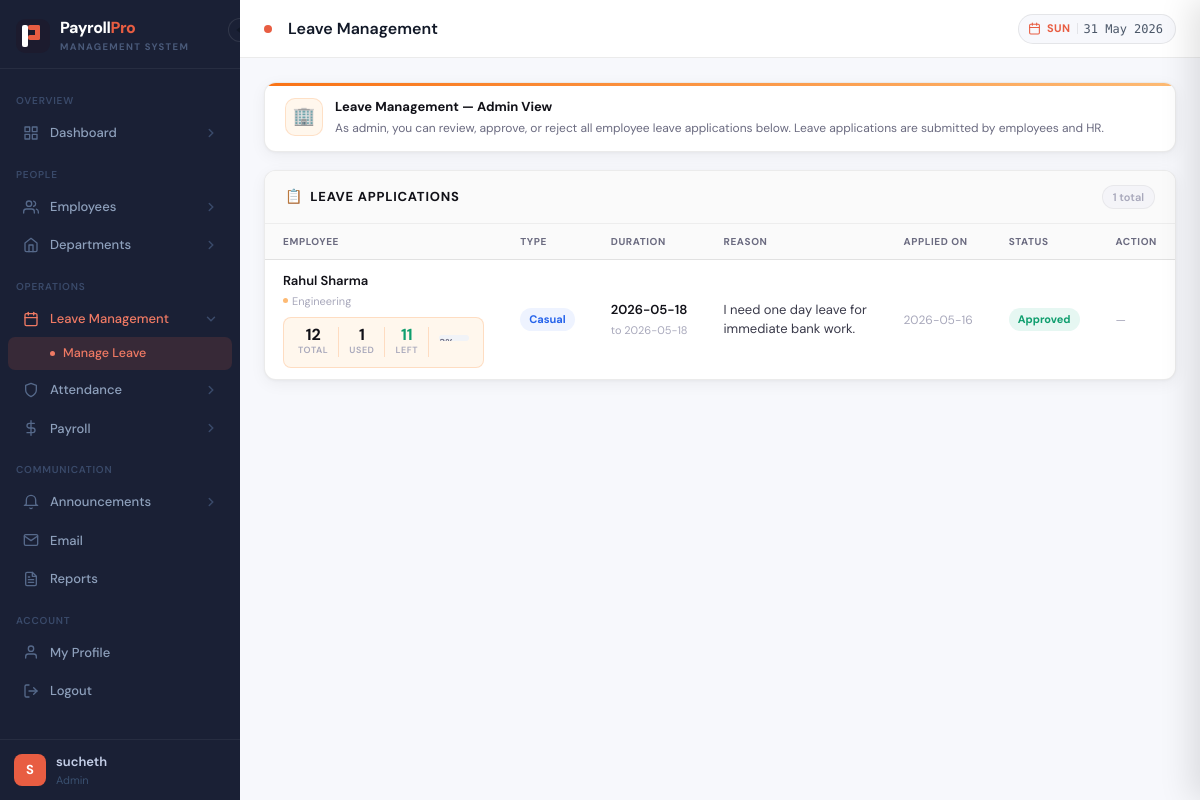
Screenshot of /leaves (signed in) with the database file from the repository.
### tables this page shows
CREATE TABLE leaves (
        leave_id INTEGER PRIMARY KEY AUTOINCREMENT,
        employee_id INTEGER, start_date TEXT, end_date TEXT,
        leave_type TEXT DEFAULT 'Casual', reason TEXT,
        status TEXT DEFAULT 'Pending', applied_on TEXT
    );

CREATE TABLE employees (
        employee_id INTEGER PRIMARY KEY AUTOINCREMENT,
        name TEXT NOT NULL, email TEXT UNIQUE, phone TEXT,
        position TEXT, department_id INTEGER, base_salary REAL DEFAULT 0,
        join_date TEXT, status TEXT DEFAULT 'Active',
        profile_pic TEXT DEFAULT 'default.png'
    , gender TEXT DEFAULT '', experience_years INTEGER DEFAULT 0);

CREATE TABLE departments (
        department_id INTEGER PRIMARY KEY AUTOINCREMENT,
        dept_name TEXT NOT NULL UNIQUE, manager TEXT
    );

### app.py (the view, shortened to what this page needs)
@app.route("/leaves")
@login_required
def leaves():
    conn = get_connection()
    role = session.get("role")
    if role in ("admin", "hr"):
        year = datetime.date.today().year
        raw_leaves = conn.execute("""
            SELECT l.*, e.name as emp_name, e.email as emp_email,
                   d.dept_name,
                   COALESCE(cl.total_cl, 12)                          as cl_total,
                   COALESCE(cl.used_cl, 0)                            as cl_used,
                   COALESCE(cl.total_cl - cl.used_cl, 12)             as cl_remaining
            FROM leaves l
            JOIN employees e ON l.employee_id = e.employee_id
            LEFT JOIN departments d ON e.department_id = d.department_id
            LEFT JOIN cl_balance cl
                   ON cl.employee_id = l.employee_id AND cl.year = ?
            ORDER BY l.leave_id DESC
        """, (year,)).fetchall()
        all_leaves = [dict(r) for r in raw_leaves]
    if session.get("role") == "employee":
        emp_id = session.get("employee_id")
        cl_data = conn.execute("""
            SELECT e.name, d.dept_name, cl.total_cl, cl.used_cl, (cl.total_cl - cl.used_cl) as remaining
            FROM cl_balance cl
            JOIN employees e ON cl.employee_id = e.employee_id
            LEFT JOIN departments d ON e.department_id = d.department_id
            WHERE cl.year=? AND cl.employee_id=?
        """, (datetime.date.today().year, emp_id)).fetchall()
    else:
        cl_data = conn.execute("""
            SELECT e.name, d.dept_name, cl.total_cl, cl.used_cl, (cl.total_cl - cl.used_cl) as remaining
            FROM cl_balance cl
            JOIN employees e ON cl.employee_id = e.employee_id
            LEFT JOIN departments d ON e.department_id = d.department_id
            WHERE cl.year=?
            ORDER BY d.dept_name, e.name
        """, (datetime.date.today().year,)).fetchall()
    employees_list = conn.execute("SELECT employee_id, name FROM employees WHERE status='Active'").fetchall()
    conn.close()
    return render_template("leaves.html", leaves=all_leaves, cl_data=cl_data,
                           employees=employees_list)

### app.py (called while the page is built)
def login_required(f):
    from functools import wraps
    @wraps(f)
    def decorated(*args, **kwargs):
        if "user_id" not in session:
            return redirect(url_for("login"))
        return f(*args, **kwargs)
    return decorated

@app.context_processor
def inject_globals():
    return {"now": datetime.date.today(), "calendar": calendar}

### database.py (called while the page is built)
def get_db_path(username=None):
    DEMO_USERS = {"admin", "hr", "amit"}
    if username is None:
        try:
            from flask import session
            username = session.get("db_owner") or session.get("username", "")
        except RuntimeError:
            return DEMO_DB
    if not username or username.lower() in DEMO_USERS:
        return DEMO_DB
    safe = "".join(c for c in username.lower() if c.isalnum() or c == "_")
    return os.path.join(BASE_DIR, f"payroll_{safe}.db")

def get_connection(username=None):
    db_path = get_db_path(username)
    conn = sqlite3.connect(db_path, timeout=30, check_same_thread=False)
    conn.row_factory = sqlite3.Row
    conn.execute("PRAGMA foreign_keys = ON")
    conn.execute("PRAGMA journal_mode = WAL")
    return conn

### templates/leaves.html (shortened to what this page needs)
{% extends "base.html" %}
{% block page_title %}Leave Management{% endblock %}
{% block content %}
{% if session.role == 'admin' %}
<div class="admin-info-banner">
  <div class="admin-info-icon">🏢</div>
  <div class="admin-info-text">
    <strong>Leave Management — Admin View</strong>
    <span>As admin, you can review, approve, or reject all employee leave applications below. Leave applications are submitted by employees and HR.</span>
  </div>
</div>
{% endif %}
<div class="table-card">
  <div class="table-header">
    <h3>Leave Applications</h3>
    <span class="table-header-count">{{ leaves|length }} total</span>
  </div>
  <table class="data-table">
    <thead>
      <tr>
        {% if session.role in ('admin','hr') %}<th>Employee</th>{% endif %}
        <th>Type</th>
        <th>Duration</th>
        <th>Reason</th>
        <th>Applied On</th>
        <th>Status</th>
        {% if session.role in ('admin','hr') %}<th>Action</th>{% endif %}
      </tr>
    </thead>
    <tbody>
      {% for l in leaves %}
      <tr>
        {% if session.role in ('admin','hr') %}
        <td>
          <span class="emp-cell-name">{{ l.emp_name }}</span>
          {% if l.dept_name %}
          <span class="emp-cell-dept">
            <span class="emp-dept-dot"></span>
            {{ l.dept_name }}
          </span>
          {% endif %}
          {% if l.leave_type == 'Casual' %}
          {% set used_pct = ((l.cl_used / l.cl_total) * 100)|int if l.cl_total else 0 %}
          <div class="cl-inline">
            <div class="cl-item">
              <span class="cl-val">{{ l.cl_total }}</span>
              <span class="cl-lbl">Total</span>
            </div>
            <div class="cl-item">
              <span class="cl-val">{{ l.cl_used }}</span>
              <span class="cl-lbl">Used</span>
            </div>
            <div class="cl-item">
              <span class="cl-val" style="color:{% if l.cl_remaining <= 2 %}var(--red){% elif l.cl_remaining <= 4 %}var(--amber){% else %}var(--green){% endif %};">
                {{ l.cl_remaining }}
              </span>
              <span class="cl-lbl">Left</span>
            </div>
            <div class="cl-bar-wrap">
              <div class="cl-bar-label">{{ used_pct }}% used</div>
            </div>
          </div>
          {% endif %}
        </td>
        {% endif %}
        <td>
          <span class="badge {% if l.leave_type == 'Casual' %}badge-blue{% elif l.leave_type == 'Sick' %}badge-orange{% else %}badge-gray{% endif %}">
            {{ l.leave_type }}
          </span>
        </td>
        <td style="white-space:nowrap;">
          <div class="duration-from">{{ l.start_date }}</div>
          <div class="duration-to">to {{ l.end_date }}</div>
        </td>
        <td><span class="reason-text">{{ l.reason or '—' }}</span></td>
        <td><span class="applied-date">{{ l.applied_on or '—' }}</span></td>
        <td>
          <span class="badge {% if l.status=='Approved' %}badge-green{% elif l.status=='Rejected' %}badge-red{% else %}badge-orange{% endif %}">
            {{ l.status }}
          </span>
        </td>
        {% if session.role in ('admin','hr') %}
        <td style="white-space:nowrap;">
          {% if l.status == 'Pending' %}
          <div class="action-btns">
            <a href="{{ url_for('leave_action', lid=l.leave_id, action='approve') }}"
               class="btn-sm btn-approve">✓ Approve</a>
            <a href="{{ url_for('leave_action', lid=l.leave_id, action='reject') }}"
               class="btn-sm btn-reject">✕ Reject</a>
          </div>
          {% else %}
          <span class="action-none">—</span>
          {% endif %}
        </td>
        {% endif %}
      </tr>
      {% else %}
      <tr>
        <td colspan="{% if session.role in ('admin','hr') %}7{% else %}5{% endif %}" class="empty-row">
          No leave applications yet.
        </td>
      </tr>
      {% endfor %}
    </tbody>
  </table>
</div>
{% endblock %}

### templates/base.html (style rules this page uses)
:root { --brand: #e85d42; --brand-light: #d44f36; --brand-dim: #fdf0ee; --brand-glow: rgba(232,93,66,.13); --accent: #f59e0b; --sidebar-bg: #1a2035; --sidebar-w: 240px; --sidebar-w-sm: 60px; --bg: #f7f8fc; --surface: #ffffff; --border: #e4e8ed; --border-light: #f1f3f7; --text-1: #111827; --text-2: #4b5768; --text-3: #8a95a3; --green: #059669; --green-bg: #d1fae5; --red: #dc2626; --red-bg: #fee2e2; --amber: #b45309; --amber-bg: #fef3c7; --blue: #2563eb; --blue-bg: #dbeafe; --purple: #7c3aed; --purple-bg: #ede9fe; --grey: #6b7280; --grey-bg: #f3f4f6; --radius: 10px; --radius-lg: 14px; --shadow: 0 1px 3px rgba(0,0,0,.06), 0 4px 12px rgba(0,0,0,.04); --shadow-md:0 4px 16px rgba(0,0,0,.10); --font: 'DM Sans', system-ui, sans-serif; --mono: 'DM Mono', monospace; --anim: 220ms cubic-bezier(.4,0,.2,1); }
*, *::before, *::after { box-sizing: border-box; margin: 0; padding: 0; }
html { height: 100%; }
body { font-family: var(--font); background: var(--bg); color: var(--text-1); min-height: 100%; display: flex; font-size: 14px; line-height: 1.5; }
.table-card { background: var(--surface); border: 1px solid var(--border); border-radius: var(--radius-lg); box-shadow: var(--shadow); overflow: hidden; }
.table-header { padding: 16px 20px; border-bottom: 1px solid var(--border-light); display: flex; align-items: center; justify-content: space-between; gap: 12px; }
.table-header h3 { font-size: 14px; font-weight: 600; color: var(--text-1); }
.data-table { width: 100%; border-collapse: collapse; font-size: 13px; }
.data-table thead th { text-align: left; padding: 10px 16px; color: var(--text-3); font-weight: 600; font-size: 11px; text-transform: uppercase; letter-spacing: .05em; border-bottom: 1px solid var(--border-light); background: #fafbfc; white-space: nowrap; }
.data-table tbody tr { border-bottom: 1px solid var(--border-light); transition: background var(--anim); }
.data-table tbody tr:last-child { border-bottom: none; }
.data-table td { padding: 11px 16px; color: var(--text-2); vertical-align: middle; }
.badge { display: inline-flex; align-items: center; gap: 4px; padding: 3px 9px; border-radius: 20px; font-size: 11.5px; font-weight: 600; white-space: nowrap; }
.badge-green { background: var(--green-bg); color: var(--green); }
.badge-blue { background: var(--blue-bg); color: var(--blue); }
.cl-bar-wrap { background: var(--border-light); border-radius: 4px; height: 6px; margin-bottom: 8px; overflow: hidden; }

### rows the page displays
leaves: emp_name "Rahul Sharma", dept_name "Engineering", cl_total "12", cl_used "1", cl_remaining "11", leave_type "Casual", start_date "2026-05-18", end_date "2026-05-18", reason "I need one day leave for immediate bank work.", applied_on "2026-05-16", status "Approved"

### other values shown
{{ session.username[0].upper() if session.username else 'U' }} "S"
{{ session.username }} "sucheth"
{{ session.role | capitalize }} "Admin"
{{ leaves|length }} "1"
